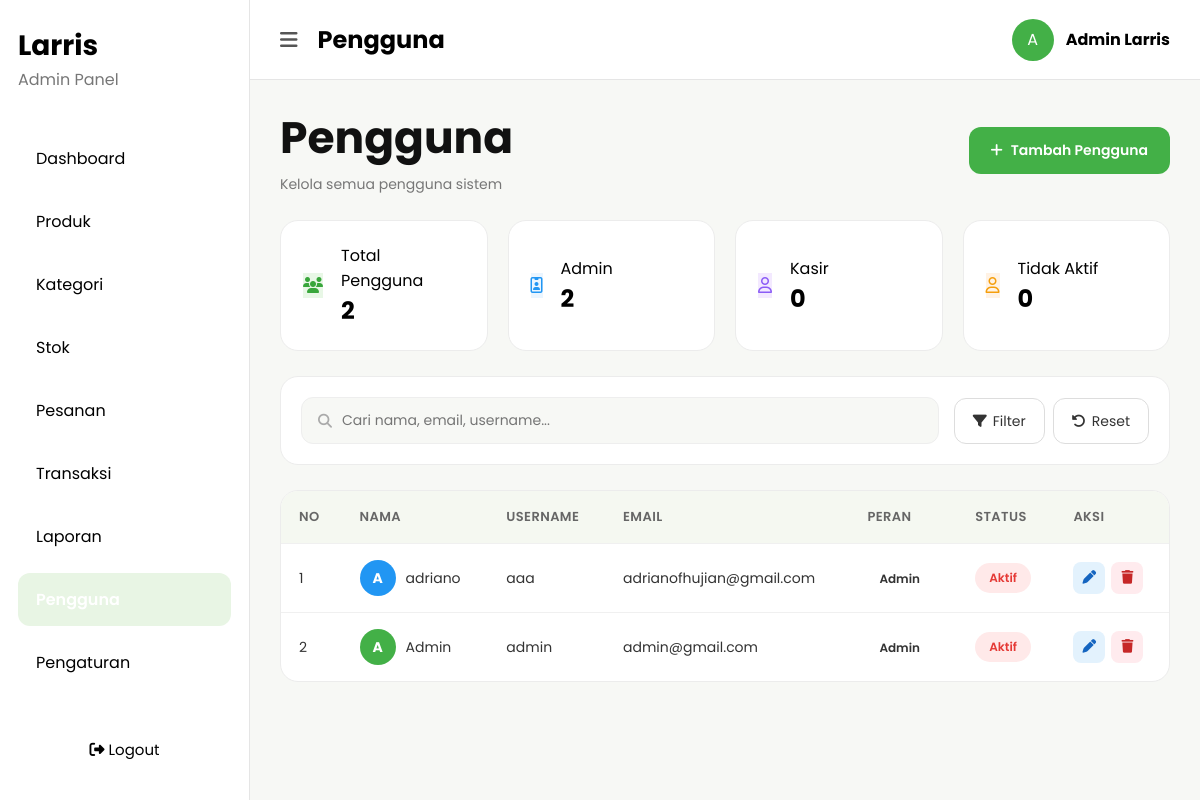
The page /nine/Admin/Pengguna.php (signed in) on the database its author committed.
### tables this page shows
CREATE TABLE `pengguna` (
  `id_pengguna` int(11) NOT NULL,
  `nama` varchar(100) NOT NULL,
  `username` varchar(50) NOT NULL,
  `email` varchar(100) NOT NULL,
  `password` varchar(255) NOT NULL,
  `role` enum('Admin','Kasir') NOT NULL,
  `status` enum('Aktif','Nonaktif') DEFAULT 'Aktif'
);

### nine/Admin/Pengguna.php (the view, shortened to what this page needs)
<?php
include "../Config/config.php";
$total   = mysqli_num_rows(mysqli_query($koneksi,"SELECT id_pengguna FROM pengguna"));
$admin   = mysqli_num_rows(mysqli_query($koneksi,"SELECT id_pengguna FROM pengguna WHERE role='admin'"));
$kasir   = mysqli_num_rows(mysqli_query($koneksi,"SELECT id_pengguna FROM pengguna WHERE role='kasir'"));
$nonaktif= mysqli_num_rows(mysqli_query($koneksi,"SELECT id_pengguna FROM pengguna WHERE status='nonaktif'"));
$cari  = isset($_GET['cari']) ? mysqli_real_escape_string($koneksi,$_GET['cari']) : '';
$where = $cari ? "WHERE nama LIKE '%$cari%' OR username LIKE '%$cari%' OR email LIKE '%$cari%'" : "";
$query = mysqli_query($koneksi,"SELECT * FROM pengguna $where ORDER BY id_pengguna DESC");
?>
<!DOCTYPE html>
<html lang="id">
<head>
<link rel="stylesheet" href="https://cdnjs.cloudflare.com/ajax/libs/font-awesome/6.5.1/css/all.min.css"/>
<link rel="stylesheet" href="Laporan.css">
</head>
<body>
<div class="dashboard">
<div class="sidebar" id="sidebar">
  <div>
    <div class="logo"><h2>Larris</h2><p>Admin Panel</p></div>
    <ul class="menu">
      <li><a href="Dashboard.php">Dashboard</a></li>
      <li><a href="Produk.php">Produk</a></li>
      <li><a href="kategori.php">Kategori</a></li>
      <li><a href="Stok.php">Stok</a></li>
      <li><a href="Pesanan.php">Pesanan</a></li>
      <li><a href="Transaksi.php">Transaksi</a></li>
      <li><a href="Laporan.php">Laporan</a></li>
      <li class="active"><a href="Pengguna.php">Pengguna</a></li>
      <li><a href="Pengaturan.php">Pengaturan</a></li>
    </ul>
  </div>
  <button class="logout-btn" onclick="openLogout()"><i class="fa-solid fa-right-from-bracket"></i> Logout</button>
</div>
<div class="main">
  <div class="topbar">
    <div class="top-left"><i class="fa-solid fa-bars menu-btn" onclick="toggleSidebar()"></i><h2>Pengguna</h2></div>
    <div class="top-right"><div class="admin-profile"><div class="profile-circle">A</div><h4>Admin Larris</h4></div></div>
  </div>
  <div class="page-header">
    <div><h1>Pengguna</h1><p>Kelola semua pengguna sistem</p></div>
    <button class="add-btn" onclick="openModal('modal-tambah')"><i class="fa-solid fa-plus"></i> Tambah Pengguna</button>
  </div>
  <div class="stats-grid">
    <div class="stat-card"><div class="stat-icon green"><i class="fa-solid fa-users"></i></div><div><p>Total Pengguna</p><h2><?= $total ?></h2></div></div>
    <div class="stat-card"><div class="stat-icon blue"><i class="fa-regular fa-id-badge"></i></div><div><p>Admin</p><h2><?= $admin ?></h2></div></div>
    <div class="stat-card"><div class="stat-icon purple"><i class="fa-regular fa-user"></i></div><div><p>Kasir</p><h2><?= $kasir ?></h2></div></div>
    <div class="stat-card"><div class="stat-icon orange"><i class="fa-regular fa-user"></i></div><div><p>Tidak Aktif</p><h2><?= $nonaktif ?></h2></div></div>
  </div>
  <form method="GET">
    <div class="filter-box">
      <div class="search-box"><i class="fa-solid fa-magnifying-glass"></i><input type="text" name="cari" placeholder="Cari nama, email, username..." value="<?= htmlspecialchars($cari) ?>"></div>
      <div class="filter-actions">
        <button type="submit"><i class="fa-solid fa-filter"></i> Filter</button>
        <a href="Pengguna.php"><button type="button"><i class="fa-solid fa-rotate-left"></i> Reset</button></a>
      </div>
    </div>
  </form>
  <div class="table-container">
    <table>
      <thead><tr><th>No</th><th>Nama</th><th>Username</th><th>Email</th><th>Peran</th><th>Status</th><th>Aksi</th></tr></thead>
      <tbody>
      <?php $no=1; while($d=mysqli_fetch_assoc($query)):
        $inisial = strtoupper(substr($d['nama'],0,1));
        $colors  = ['green-bg','blue-bg','purple-bg','orange-bg','yellow-bg'];
        $warna   = $colors[($d['id_pengguna']-1) % count($colors)];
      ?>
      <tr>
        <td><?= $no++ ?></td>
        <td><div class="user-info"><div class="avatar <?= $warna ?>"><?= $inisial ?></div><span><?= htmlspecialchars($d['nama']) ?></span></div></td>
        <td><?= htmlspecialchars($d['username']) ?></td>
        <td><?= htmlspecialchars($d['email']) ?></td>
        <td><span class="role <?= $d['role'] ?>"><?= ucfirst($d['role']) ?></span></td>
        <td><span class="status <?= $d['status']=='aktif'?'active':'nonaktif' ?>"><?= ucfirst($d['status']) ?></span></td>
        <td><div style="display:flex;gap:6px">
          <a href="Pengguna.php?edit=<?= $d['id_pengguna'] ?>" class="aksi-link aksi-edit"><i class="fa-solid fa-pen"></i></a>
          <a href="Pengguna.php?hapus=<?= $d['id_pengguna'] ?>" class="aksi-link aksi-hapus" onclick="return confirm('Hapus pengguna ini?')"><i class="fa-solid fa-trash"></i></a>
        </div></td>
      </tr>
      <?php endwhile; ?>
      </tbody>
    </table>
  </div>
</div>
</div>
</body></html>

### nine/Admin/Pengguna.php (style rules this page uses)
.aksi-link { display:inline-flex;align-items:center;justify-content:center;width:32px;height:32px;border-radius:8px;text-decoration:none;font-size:.85rem }
.aksi-edit { background:#e3f2fd;color:#1565c0 }
.aksi-hapus { background:#ffebee;color:#c62828 }

### rows shown on the page
pengguna: nama "A", nama "adriano", username "aaa", email "adrianofhujian@gmail.com", role "Admin", status "Aktif"
pengguna: nama "A", nama "Admin", username "admin", email "admin@gmail.com", role "Admin", status "Aktif"

### other values the page prints
$total "2"
$admin "2"
$kasir "0"
$nonaktif "0"
